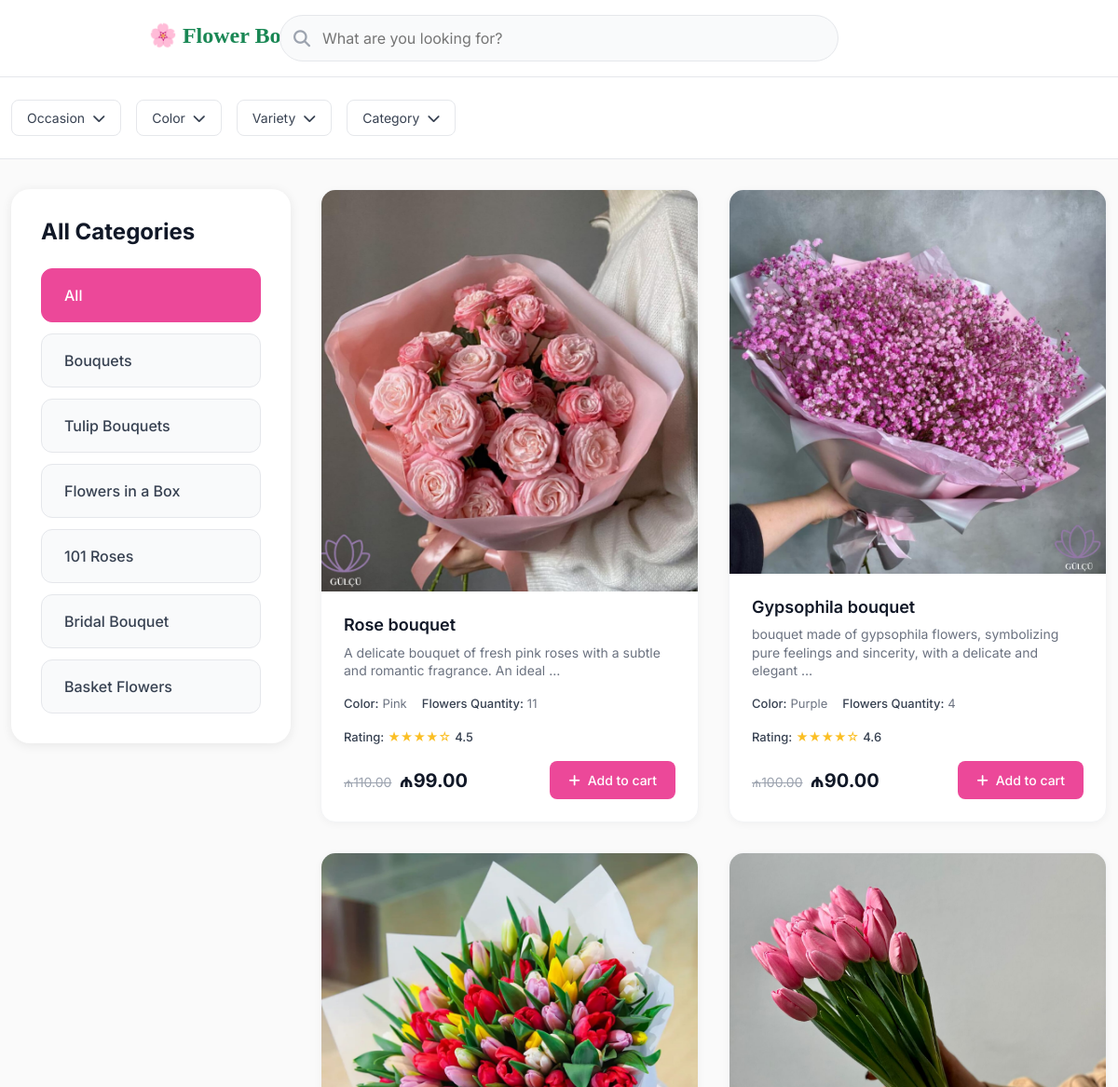
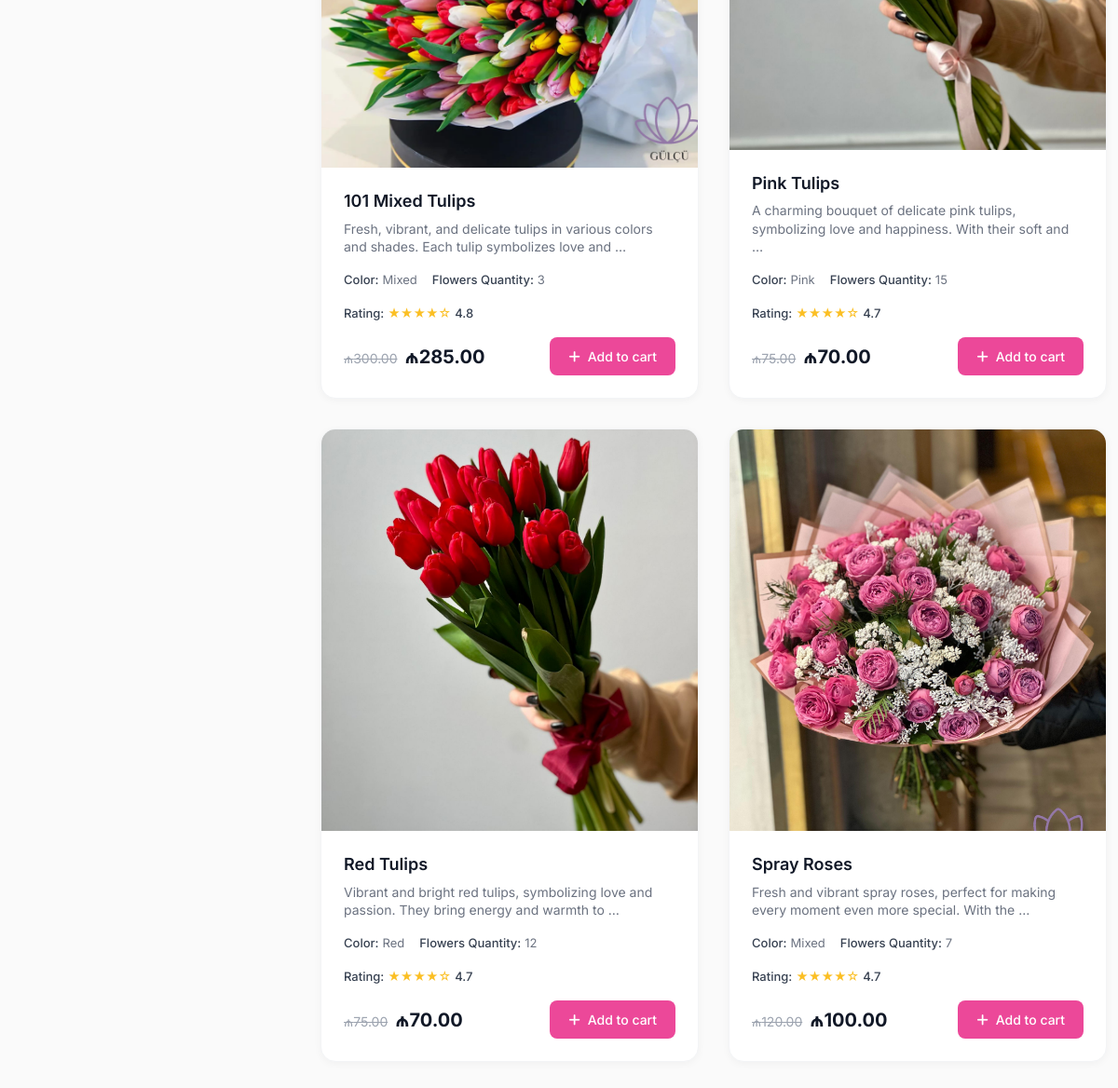
The page / on the database its author committed (2 pictures, top to bottom).
### flowers/models.py (models this page shows, shortened)
class Category(models.Model):
    name = models.CharField(max_length=32)
    class Meta:
        verbose_name = "Category"
        verbose_name_plural = "Category"

class Flowers(models.Model):
    PENDING = 'pending'
    APPROVED = 'approved'
    REJECTED = 'rejected'
    EXPIRED = "expired"
    STATUS_LIST = [
        (PENDING, 'Pending'),
        (APPROVED, 'Approved'),
        (REJECTED, 'Rejected'),
        (EXPIRED, 'expired')
    ]
    COLOR_CHOICES = [
        ('blue', 'Blue'),
        ('pink', 'Pink'),
        ('red', 'Red'),
        ('yellow', 'Yellow'),
        ('orange', 'Orange'),
        ('purple', 'Purple'),
        ('white', 'White'),
        ('mixed', 'Mixed'),
    ]
    category = models.ForeignKey(Category,
                                on_delete=models.CASCADE,
                                null=True)
    title = models.CharField(max_length=64)
    description = models.TextField()
    color = models.CharField(max_length=20, choices=COLOR_CHOICES)
    quantity = models.PositiveIntegerField()
    raiting = models.DecimalField(max_digits=2, decimal_places=1)
    status = models.CharField(
        choices=STATUS_LIST,
        default=PENDING,
        max_length=16,
        null=True
    )
    image = models.ImageField(upload_to="uploads/flowers", null=True)
    price_before_discount = models.DecimalField(
        max_digits=8,
        decimal_places=2,
        null=True)
    price_after_discount = models.DecimalField(
        max_digits=8,
        decimal_places=2,
        null=True)
    created_at = models.DateTimeField(auto_now_add=True, null=True)
    updated_at = models.DateTimeField(auto_now=True, null=True)
    expires_at = models.DateTimeField(null=True, blank=True)
    @property
    def raiting_stars(self):
        full_stars = int(self.raiting)
        half_stars = self.raiting - full_stars
        stars = '★' * full_stars
        if half_stars:
            stars += '☆'
        stars = stars.ljust(5, '☆')
        return stars

### flowers/views.py (the view)
# urls.py: path("", views.home, name="flower")
def home(request):
    category_id = request.GET.get("category")
    flowers = Flowers.objects.filter(status=Flowers.APPROVED)
    if category_id:
        flowers = flowers.filter(category_id=category_id)
    categories = Category.objects.all()
    api = {"products": flowers,
           "categories": categories,
           "selected_category": category_id or '',
           "request": request}
    return render(request, "flowers/index.html", api)

### flowers/templates/flowers/index.html (shortened to what this page needs)
<!DOCTYPE html>
<html lang="en">
<head>
    <link href="https://cdn.jsdelivr.net/npm/bootstrap@5.3.0/dist/css/bootstrap.min.css" rel="stylesheet">
    <link rel="stylesheet" href="https://cdnjs.cloudflare.com/ajax/libs/font-awesome/6.4.0/css/all.min.css">
    <link href="https://cdn.jsdelivr.net/npm/bootstrap@5.3.0/dist/css/bootstrap.min.css" rel="stylesheet">
    <link rel="stylesheet" href="https://cdnjs.cloudflare.com/ajax/libs/font-awesome/6.4.0/css/all.min.css">
</head>
<body>
    <header class="header">
        <div class="container-logo">
            <div class="logo">
                <a class="navbar-brand fw-bold fs-4 text-success" href="#">🌸 Flower Boutique</a>
            </div>
            <div class="search-container">
                <i class="fas fa-search search-icon"></i>
                <input type="text" class="search-input" placeholder="What are you looking for?">
            </div>
        </div>
    </header>
    <section class="filters">
        <div class="container">
            <div class="filter-group">
                <div class="filter-left">
                    <div class="filter-dropdown">
                        <button class="filter-btn">
                            Occasion <i class="fas fa-chevron-down"></i>
                        </button>
                    </div>
                    <div class="filter-dropdown">
                        <button class="filter-btn">
                            Color <i class="fas fa-chevron-down"></i>
                        </button>
                    </div>
                    <div class="filter-dropdown">
                        <button class="filter-btn">
                            Variety <i class="fas fa-chevron-down"></i>
                        </button>
                    </div>
                    <div class="filter-dropdown">
                        <button class="filter-btn">
                            Category <i class="fas fa-chevron-down"></i>
                        </button>
                    </div>
                </div>
            </div>
        </div>
    </section>
    <main class="main-content">
    <div class="container">
        <div style="display: flex; gap: 2rem; align-items: flex-start;">
        <aside class="category-sidebar">
            <h2 class="category-title">All Categories</h2>
            <nav class="category-list">
                <a href="?" class="category-item {% if not selected_category %}active{% endif %}">All</a>
                {% for cat in categories %}
                    <a href="?category={{ cat.id }}{% for key, value in request.GET.items %}{% if key != 'category' %}&{{ key }}={{ value }}{% endif %}{% endfor %}"
                    class="category-item {% if selected_category|stringformat:'s' == cat.id|stringformat:'s' %}active{% endif %}">
                        {{ cat.name }}
                    </a>
                {% endfor %}
            </nav>
        </aside>
        <section class="product-section">
            <div class="product-grid fade-in">
                {% for flower in products %}
                    <div class="product-card">
                        <div class="product-image-container">
                            {% if flower.image %}
                                <img src="{{ flower.image.url }}" alt="{{ product.name }}" class="product-image">
                            {% else %}
                                <img src="https://images.unsplash.com/photo-1490750967868-88aa4486c946?ixlib=rb-4.0.3&auto=format&fit=crop&w=1000&q=80" alt="{{ product.name }}" class="product-image">
                            {% endif %}
                        </div>
                        <div class="product-info">
                            <h3 class="product-title">{{ flower.title }}</h3>
                            <p class="product-description">{{ flower.description|truncatewords:15 }}</p>
                            <div class="product-details">
                                {% if flower.color %}
                                    <div class="product-detail">
                                        <strong>Color:</strong> {{ flower.color|title }}
                                    </div>
                                {% endif %}
                                {% if flower.quantity %}
                                    <div class="product-detail">
                                        <strong>Flowers Quantity:</strong> {{ flower.quantity }}
                                    </div>
                                {% endif %}
                                {% if flower.raiting %}
                                <div class="product-detail rating">
                                    <strong>Rating:</strong>
                                    <span class="rating-stars">{{ flower.raiting_stars }}</span>
                                    <span class="rating-number">{{ flower.raiting }}</span>
                                </div>
                                {% endif %}
                                </div>
                                <div class="product-footer">
                                    <div class="price-container">
                                        {% if flower.price_before_discount and flower.price_before_discount != flower.price_after_discount %}
                                            <span class="original-price">₼{{ flower.price_before_discount }}</span>
                                        {% endif %}
                                        <span class="current-price">₼{{ flower.price_after_discount }}</span>
                                    </div>
                                    <button class="add-to-cart">
                                        <i class="fas fa-plus"></i> Add to cart
                                    </button>
                                </div>
                            </div>
                        </div>
                {% empty %}
                    <p>No products found.</p>
                {% endfor %}
                </div>
            </section>
        </div>
    </div>
    </main>
</body>
</html>

### flowers/templates/flowers/index.html (style rules this page uses)
* { box-sizing: border-box; }
body { background: #fafafa; font-family: "Inter", -apple-system, BlinkMacSystemFont, sans-serif; overflow-x: hidden; margin: 0; padding: 0; }
.container-logo { position: relative; }
.logo { position: absolute; left: 160px; top: 4px; }
.header { background: white; border-bottom: 1px solid #e5e7eb; padding: 1rem 0; position: sticky; top: 0; z-index: 1000; }
.search-container { position: relative; max-width: 600px; margin: 0 auto; }
.search-input { width: 100%; padding: 12px 20px 12px 45px; border: 1px solid #e5e7eb; border-radius: 25px; font-size: 16px; background: #f9fafb; transition: all 0.3s ease; }
.search-icon { position: absolute; left: 15px; top: 50%; transform: translateY(-50%); color: #9ca3af; font-size: 18px; }
.navbar-brand { font-family: "Playfair Display", serif; font-weight: 700; font-size: 1.5rem; color: #178754; text-decoration: none; }
.filters { background: white; padding: 1.5rem 0; border-bottom: 1px solid #e5e7eb; }
.filter-group { display: flex; flex-wrap: wrap; gap: 1rem; align-items: center; justify-content: space-between; }
.filter-left { display: flex; flex-wrap: wrap; gap: 1rem; }
.filter-dropdown { position: relative; }
.filter-btn { background: white; border: 1px solid #e5e7eb; padding: 8px 16px; border-radius: 8px; font-size: 14px; color: #374151; cursor: pointer; display: flex; align-items: center; gap: 8px; transition: all 0.2s ease; }
.main-content { display: flex; gap: 2rem; padding: 2rem 0; align-items: flex-start; }
.category-sidebar { flex: 0 0 300px; background: white; border-radius: 20px; padding: 2rem; box-shadow: 0 2px 12px rgba(0, 0, 0, 0.08); height: fit-content; position: sticky; top: 140px; }
.category-title { font-size: 24px; font-weight: 700; color: #111827; margin-bottom: 1.5rem; text-align: left; }
.category-list { display: flex; flex-direction: column; gap: 0.75rem; }
.category-item { display: block; padding: 1rem 1.5rem; background: #f9fafb; border: 1px solid #e5e7eb; border-radius: 12px; text-decoration: none; color: #374151; font-size: 16px; font-weight: 500; transition: all 0.3s ease; cursor: pointer; }
.category-item.active { background: #ec4899; border-color: #ec4899; color: white; }
.product-section { flex: 1; min-width: 0; }
.product-grid { display: grid; grid-template-columns: repeat(auto-fill, minmax(320px, 1fr)); gap: 2rem; }
.product-card { height: 680px; background: white; border-radius: 16px; overflow: hidden; box-shadow: 0 2px 8px rgba(0, 0, 0, 0.04); transition: all 0.3s cubic-bezier(0.4, 0, 0.2, 1); border: 1px solid #f3f4f6; display: flex; flex-direction: column; }
.product-image-container { position: relative; width: 100%; height: 100%; overflow: hidden; background: #f9fafb; }
.product-image { width: 100%; height: 100%; object-fit: cover; transition: transform 0.4s cubic-bezier(0.4, 0, 0.2, 1); }
.product-info { padding: 1.5rem; flex-grow: 1; display: flex; flex-direction: column; }
.product-title { font-size: 18px; font-weight: 600; color: #111827; margin-bottom: 0.5rem; line-height: 1.3; }
.product-description { font-size: 14px; color: #6b7280; margin-bottom: 1rem; line-height: 1.4; }
.product-details { display: flex; flex-wrap: wrap; gap: 1rem; margin-bottom: 1rem; font-size: 13px; }
.product-detail { display: flex; align-items: center; gap: 0.25rem; color: #6b7280; }
.product-detail strong { color: #374151; font-weight: 500; }
.rating { display: flex; align-items: center; gap: 0.25rem; }
.rating-stars { color: #fbbf24; }
.rating-number { font-weight: 500; color: #374151; }
.product-footer { display: flex; align-items: center; justify-content: space-between; margin-top: auto; }
.price-container { display: flex; align-items: baseline; gap: 0.5rem; }
.original-price { font-size: 14px; color: #9ca3af; text-decoration: line-through; }
.current-price { font-size: 20px; font-weight: 700; color: #111827; }
.add-to-cart { background: #ec4899; color: white; border: none; padding: 10px 20px; border-radius: 8px; font-weight: 500; font-size: 14px; cursor: pointer; transition: all 0.2s ease; display: flex; align-items: center; gap: 0.5rem; }
.fade-in { animation: fadeInUp 0.8s cubic-bezier(0.4, 0, 0.2, 1); }
.container { max-width: 1200px; margin: 0 auto; }

### rows shown on the page
Category: name "Bouquets"
Category: name "Tulip Bouquets"
Category: name "Flowers in a Box"
Category: name "101 Roses"
Category: name "Bridal Bouquet"
Category: name "Basket Flowers"
Flowers: image (picture), title "Rose bouquet", description "A delicate bouquet of fresh pink roses with a subtle and romantic fragrance. An ideal …", color "Pink", quantity "11", raiting_stars "★★★★☆", raiting "4.5", price_before_discount "110.00", price_after_discount "99.00"
Flowers: image (picture), title "Gypsophila bouquet", description "bouquet made of gypsophila flowers, symbolizing pure feelings and sincerity, with a delicate and elegant …", color "Purple", quantity "4", raiting_stars "★★★★☆", raiting "4.6", price_before_discount "100.00", price_after_discount "90.00"
Flowers: image (picture), title "101 Mixed Tulips", description "Fresh, vibrant, and delicate tulips in various colors and shades. Each tulip symbolizes love and …", color "Mixed", quantity "3", raiting_stars "★★★★☆", raiting "4.8", price_before_discount "300.00", price_after_discount "285.00"
Flowers: image (picture), title "Pink Tulips", description "A charming bouquet of delicate pink tulips, symbolizing love and happiness. With their soft and …", color "Pink", quantity "15", raiting_stars "★★★★☆", raiting "4.7", price_before_discount "75.00", price_after_discount "70.00"
Flowers: image (picture), title "Red Tulips", description "Vibrant and bright red tulips, symbolizing love and passion. They bring energy and warmth to …", color "Red", quantity "12", raiting_stars "★★★★☆", raiting "4.7", price_before_discount "75.00", price_after_discount "70.00"
Flowers: image (picture), title "Spray Roses", description "Fresh and vibrant spray roses, perfect for making every moment even more special. With the …", color "Mixed", quantity "7", raiting_stars "★★★★☆", raiting "4.7", price_before_discount "120.00", price_after_discount "100.00"
